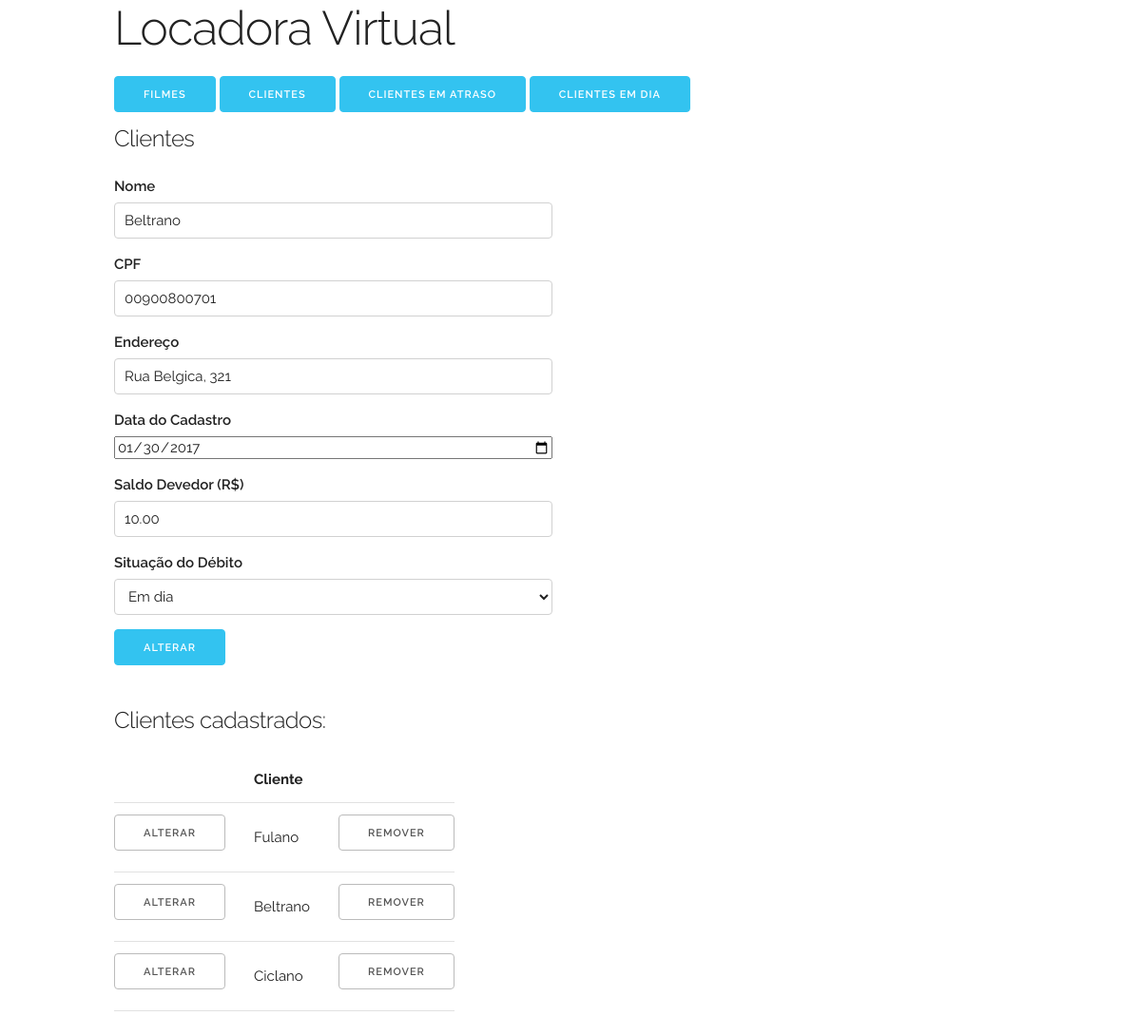
Page /index_cliente.php?acao=alterar&cpf=00900800701 on the committed database.
### tables this page shows
CREATE TABLE IF NOT EXISTS `cliente` (
  `cpf` VARCHAR(11) NOT NULL,
  `nome_cliente` VARCHAR(255) NOT NULL,
  `endereco` VARCHAR(45) NULL,
  `data_cadastro` TIMESTAMP NOT NULL DEFAULT CURRENT_TIMESTAMP,
  `saldo_devedor` DECIMAL(15,2) NOT NULL DEFAULT 0,
  `situacao_debito` VARCHAR(100) NOT NULL DEFAULT 'Em dia',
  UNIQUE INDEX `nome_UNIQUE` (`nome_cliente` ASC),
  UNIQUE INDEX `endereco_UNIQUE` (`endereco` ASC),
  PRIMARY KEY (`cpf`));

### public/repositorio_clientes.php (called while the page is built, shortened)
<?php
require 'conexao.php';
include 'cliente.php';
class RepositorioClientesMySQL implements IRepositorioClientes
{
  private $conexao;
  function __construct()
  {
    $this->conexao = new Conexao("mysql", getenv('MYSQL_USER'), getenv('MYSQL_PASSWORD'), getenv('MYSQL_DATABASE'));
  }
  public function buscarCliente($cpf)
  {
    $sql = "SELECT * FROM cliente WHERE cpf=?;";
    if ($stmt = $this->conexao->getConexao()->prepare($sql)) {
      $stmt->bind_param("s", $cpf);
      $stmt->execute();
      $result = $stmt->get_result();
      $cliente = $result->fetch_object();
      return new Cliente(
        $cliente->nome_cliente,
        $cliente->cpf,
        $cliente->endereco,
        $cliente->data_cadastro,
        $cliente->saldo_devedor,
        $cliente->situacao_debito
      );
    }
    printf("Erro: %s\n", mysqli_error($this->conexao->getConexao()));
    return false;
  }
  private function fetchObjectsInArray($lista)
  {
    $arrayClientes = array();
    while ($linha = mysqli_fetch_object($lista)) {
      array_push($arrayClientes, new Cliente(
        $linha->nome_cliente,
        $linha->cpf,
        $linha->endereco,
        $linha->data_cadastro,
        $linha->saldo_devedor,
        $linha->situacao_debito
      ));
    }
    return $arrayClientes;
  }
  public function getListaClientes()
  {
    $lista = $this->conexao->executarQuery('SELECT * FROM cliente;');
    return $this->fetchObjectsInArray($lista);
  }
}
$repositorio = new RepositorioClientesMySQL();

### public/conexao.php (called while the page is built, shortened)
<?php
class Conexao
{
  private $host;
  private $usuario;
  private $senha;
  private $banco;
  private $conexao;
  function __construct($host, $usuario, $senha, $banco)
  {
    $this->host = $host;
    $this->usuario = $usuario;
    $this->senha = $senha;
    $this->banco = $banco;
  }
  public function conectar()
  {
    $this->conexao = new mysqli(
      $this->host,
      $this->usuario,
      $this->senha,
      $this->banco
    );
    return true;
  }
  public function executarQuery($sql)
  {
    return $this->conexao->query($sql);
  }
  public function getConexao()
  {
    return $this->conexao;
  }
}

### public/cliente.php (called while the page is built, shortened)
<?php
class Cliente
{
  private $nomeCliente;
  private $cpf;
  private $endereco;
  private $dataCadastro;
  private $saldoDevedor;
  function __construct($nomeCliente=null, $cpf=null, $endereco=null, $dataCadastro=null, $saldoDevedor=0, $situacaoDebito=null)
  {
    $this->nomeCliente = $nomeCliente;
    $this->cpf = $cpf;
    $this->endereco = $endereco;
    $this->dataCadastro = $dataCadastro;
    if (!$dataCadastro) {
      $this->dataCadastro = date('Y-m-d');
    }
    $this->saldoDevedor = $saldoDevedor;
  }
  public function getNomeCliente()
  {
      return $this->nomeCliente;
  }
  public function getCpf()
  {
      return $this->cpf;
  }
  public function getEndereco()
  {
      return $this->endereco;
  }
  public function getDataCadastro()
  {
      return $this->dataCadastro;
  }
  public function getSaldoDevedor()
  {
      return $this->saldoDevedor;
  }
}

### public/index_cliente.php (the view, shortened to what this page needs)
<?php
require 'repositorio_clientes.php';
$acao = 'cadastrar';
$cliente = new Cliente();
$clientes = null;
$filtro_situacao_debito = 'cadastrados';
if (isset($_GET) && !empty($_GET)) {
  if (isset($_GET['acao'])) {
    $acao = $_GET['acao'];
    switch ($acao) {
      case 'remover':
      case 'alterar':
        $cpf = $_GET['cpf'];
        if ($cpf) {
          $cliente = $repositorio->buscarCliente($_GET['cpf']);
        }
        break;
    }
  }
}
if (!$clientes) {
  $clientes = $repositorio->getListaClientes();
}
?>
<!DOCTYPE html>
<html lang="en">
<head>
  <link rel="stylesheet" href="css/normalize.css">
  <link rel="stylesheet" href="css/skeleton.css">
</head>
<body>
  <div class="section hero">
    <div class="container">
      <div class="row">
          <h1 class="hero-heading">Locadora Virtual</h1>
          <a class="button button-primary" href="index.php">Filmes</a>
          <a class="button button-primary" href="index_cliente.php">Clientes</a>
          <a class="button button-primary" href="index_cliente.php?situacao_debito=atraso">Clientes em atraso</a>
          <a class="button button-primary" href="index_cliente.php?situacao_debito=dia">Clientes em dia</a>
      </div>
      <div class="row">
        <div class="one-half column">
          <h5>Clientes</h5>
          <form method="post" action="action_cliente.php">
            <?php include 'form_cliente.php'; ?>
            <input class="button-primary" type="submit" value="<?php echo ucfirst($acao); ?>">
          </form>
        </div>
      </div>
      <div class="row">
          <h5>Clientes <?php echo $filtro_situacao_debito;?>:</h5>
          <?php if (!$clientes) : ?>
            <p>Nenhum cliente cadastrado.</p>
          <?php else: ?>
          <table>
            <thead>
              <tr>
                <th></th>
                <th>Cliente</th>
                <th></th>
              </tr>
            </thead>
            <tbody>
              <?php foreach ($clientes as $cliente) : ?>
              <tr>
                <td><a class="button" href="index_cliente.php?acao=alterar&cpf=<?php echo $cliente->getCpf(); ?>">Alterar</a></td>
                <td><?php echo $cliente->getNomeCliente(); ?></td>
                <td><a class="button" href="index_cliente.php?acao=remover&cpf=<?php echo $cliente->getCpf(); ?>">Remover</a></td>
              </tr>
              <?php endforeach ?>
            </tbody>
          </table>
          <?php endif ?>
      </div>
    </div>
  </div>
</body>
</html>

### public/form_cliente.php (shortened to what this page needs)
<div class="row">
    <label for="nomeCliente">Nome</label>
    <input class="u-full-width" type="text" name="nomeCliente" id="nomeCliente" value="<?php echo $cliente->getNomeCliente(); ?>" />
</div>
<div class="row">
    <label for="cpf">CPF</label>
    <input class="u-full-width" type="text" minlength="11" maxlength="11" name="cpf" id="cpf" value="<?php echo $cliente->getCpf(); ?>" />
</div>
<div class="row">
    <label for="endereco">Endereço</label>
    <input class="u-full-width" type="text" name="endereco" id="endereco" value="<?php echo $cliente->getEndereco(); ?>" />
</div>
<div class="row">
    <label for="dataCadastro">Data do Cadastro</label>
    <input class="u-full-width" type="date" name="dataCadastro" id="dataCadastro" value="<?php echo date("Y-m-d", strtotime($cliente->getDataCadastro())); ?>" />
</div>
<div class="row">
    <label for="saldoDevedor">Saldo Devedor (R$)</label>
    <input class="u-full-width" type="number" min="0" step="0.1" name="saldoDevedor" id="saldoDevedor" value="<?php echo $cliente->getSaldoDevedor(); ?>" />
</div>
<div class="row">
    <label for="situacaoDebito">Situação do Débito</label>
    <select class="u-full-width" id="situacaoDebito" name="situacaoDebito" readonly>
      <option value="Em dia">Em dia</option>
    </select>
</div>

### public/css/skeleton.css (style rules this page uses)
.container { position: relative; width: 100%; max-width: 960px; margin: 0 auto; padding: 0 20px; box-sizing: border-box; }
.column, .columns { width: 100%; float: left; box-sizing: border-box; }
@media (min-width: 400px) { .container { width: 85%; padding: 0; } }
@media (min-width: 550px) { .container { width: 80%; } }
@media (min-width: 550px) { .column, .columns { margin-left: 4%; } }
@media (min-width: 550px) { .column:first-child, .columns:first-child { margin-left: 0; } }
@media (min-width: 550px) { .one-half.column { width: 48%; } }
html { font-size: 62.5%; }
body { font-size: 1.5em; line-height: 1.6; font-weight: 400; font-family: "Raleway", "HelveticaNeue", "Helvetica Neue", Helvetica, Arial, sans-serif; color: #222; }
h1, h2, h3, h4, h5, h6 { margin-top: 0; margin-bottom: 2rem; font-weight: 300; }
h1 { font-size: 4.0rem; line-height: 1.2; letter-spacing: -.1rem; }
h5 { font-size: 1.8rem; line-height: 1.5; letter-spacing: -.05rem; }
@media (min-width: 550px) { h1 { font-size: 5.0rem; } }
@media (min-width: 550px) { h5 { font-size: 2.4rem; } }
a { color: #1EAEDB; }
.button, button, input[type="submit"], input[type="reset"], input[type="button"] { display: inline-block; height: 38px; padding: 0 30px; color: #555; text-align: center; font-size: 11px; font-weight: 600; line-height: 38px; letter-spacing: .1rem; text-transform: uppercase; text-decoration: none; white-space: nowrap; background-color: transparent; border-radius: 4px; border: 1px solid #bbb; cursor: pointer; box-sizing: border-box; }
.button.button-primary, button.button-primary, input[type="submit"].button-primary, input[type="reset"].button-primary, input[type="button"].button-primary { color: #FFF; background-color: #33C3F0; border-color: #33C3F0; }
input[type="email"], input[type="number"], input[type="search"], input[type="text"], input[type="tel"], input[type="url"], input[type="password"], textarea, select { height: 38px; padding: 6px 10px; background-color: #fff; border: 1px solid #D1D1D1; border-radius: 4px; box-shadow: none; box-sizing: border-box; }
input[type="email"], input[type="number"], input[type="search"], input[type="text"], input[type="tel"], input[type="url"], input[type="password"], textarea { -webkit-appearance: none; -moz-appearance: none; appearance: none; }
label, legend { display: block; margin-bottom: .5rem; font-weight: 600; }
th, td { padding: 12px 15px; text-align: left; border-bottom: 1px solid #E1E1E1; }
th:first-child, td:first-child { padding-left: 0; }
th:last-child, td:last-child { padding-right: 0; }
button, .button { margin-bottom: 1rem; }
input, textarea, select, fieldset { margin-bottom: 1.5rem; }
pre, blockquote, dl, figure, table, p, ul, ol, form { margin-bottom: 2.5rem; }
.u-full-width { width: 100%; box-sizing: border-box; }
.container:after, .row:after, .u-cf { content: ""; display: table; clear: both; }

### rows in the picture
cliente: nomeCliente "Beltrano", cpf "00900800701", endereco "Rua Belgica, 321", dataCadastro "01/30/2017", saldoDevedor "10.00", nome_cliente "Beltrano"
cliente: nome_cliente "Fulano"
cliente: nome_cliente "Ciclano"

### other values in the picture
$filtro_situacao_debito "cadastrados"
